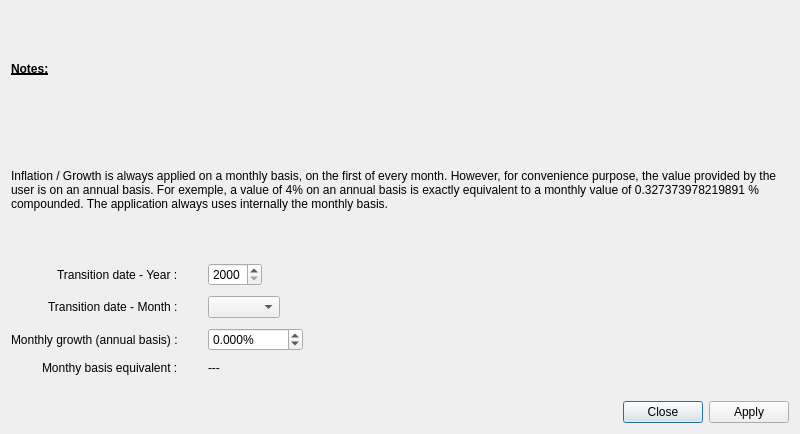
<?xml version="1.0" encoding="UTF-8"?>
<ui version="4.0">
 <class>EditGrowthElementDialog</class>
 <widget class="QDialog" name="EditGrowthElementDialog">
  <property name="windowModality">
   <enum>Qt::WindowModality::ApplicationModal</enum>
  </property>
  <property name="geometry">
   <rect>
    <x>0</x>
    <y>0</y>
    <width>800</width>
    <height>434</height>
   </rect>
  </property>
  <property name="windowTitle">
   <string>Dialog</string>
  </property>
  <property name="modal">
   <bool>true</bool>
  </property>
  <layout class="QVBoxLayout" name="verticalLayout_2">
   <item>
    <widget class="QLabel" name="label_4">
     <property name="font">
      <font>
       <bold>true</bold>
       <underline>true</underline>
      </font>
     </property>
     <property name="text">
      <string>Notes:</string>
     </property>
    </widget>
   </item>
   <item>
    <widget class="QLabel" name="notesLabel">
     <property name="text">
      <string>Inflation / Growth is always applied on a monthly basis, on the first of every month. However, for convenience purpose, the value provided by the user is on an annual basis. For exemple, a value of 4% on an annual basis is exactly equivalent to a monthly value of 0.327373978219891 % compounded. The application always uses internally the monthly basis.</string>
     </property>
     <property name="wordWrap">
      <bool>true</bool>
     </property>
    </widget>
   </item>
   <item>
    <spacer name="verticalSpacer_2">
     <property name="orientation">
      <enum>Qt::Orientation::Vertical</enum>
     </property>
     <property name="sizeType">
      <enum>QSizePolicy::Policy::Fixed</enum>
     </property>
     <property name="sizeHint" stdset="0">
      <size>
       <width>20</width>
       <height>10</height>
      </size>
     </property>
    </spacer>
   </item>
   <item>
    <layout class="QVBoxLayout" name="verticalLayout">
     <property name="sizeConstraint">
      <enum>QLayout::SizeConstraint::SetDefaultConstraint</enum>
     </property>
     <item>
      <layout class="QFormLayout" name="formLayout">
       <property name="labelAlignment">
        <set>Qt::AlignmentFlag::AlignRight|Qt::AlignmentFlag::AlignTrailing|Qt::AlignmentFlag::AlignVCenter</set>
       </property>
       <property name="horizontalSpacing">
        <number>30</number>
       </property>
       <property name="verticalSpacing">
        <number>10</number>
       </property>
       <item row="0" column="0">
        <widget class="QLabel" name="label_3">
         <property name="font">
          <font>
           <bold>false</bold>
          </font>
         </property>
         <property name="text">
          <string>Transition date - Year :</string>
         </property>
        </widget>
       </item>
       <item row="1" column="0">
        <widget class="QLabel" name="label_2">
         <property name="font">
          <font>
           <bold>false</bold>
          </font>
         </property>
         <property name="text">
          <string>Transition date - Month :</string>
         </property>
        </widget>
       </item>
       <item row="2" column="0">
        <widget class="QLabel" name="growthLabel">
         <property name="font">
          <font>
           <bold>false</bold>
          </font>
         </property>
         <property name="text">
          <string>Monthly growth (annual basis) :</string>
         </property>
        </widget>
       </item>
       <item row="3" column="0">
        <widget class="QLabel" name="label">
         <property name="font">
          <font>
           <bold>false</bold>
          </font>
         </property>
         <property name="text">
          <string>Monthy basis equivalent :</string>
         </property>
        </widget>
       </item>
       <item row="0" column="1">
        <layout class="QHBoxLayout" name="horizontalLayout_2">
         <item>
          <widget class="QSpinBox" name="yearSpinBox">
           <property name="sizePolicy">
            <sizepolicy hsizetype="Preferred" vsizetype="Fixed">
             <horstretch>0</horstretch>
             <verstretch>0</verstretch>
            </sizepolicy>
           </property>
           <property name="minimum">
            <number>2000</number>
           </property>
           <property name="maximum">
            <number>2999</number>
           </property>
          </widget>
         </item>
         <item>
          <spacer name="horizontalSpacer_2">
           <property name="orientation">
            <enum>Qt::Orientation::Horizontal</enum>
           </property>
           <property name="sizeHint" stdset="0">
            <size>
             <width>40</width>
             <height>20</height>
            </size>
           </property>
          </spacer>
         </item>
        </layout>
       </item>
       <item row="1" column="1">
        <layout class="QHBoxLayout" name="horizontalLayout_3">
         <item>
          <widget class="QComboBox" name="monthComboBox"/>
         </item>
         <item>
          <spacer name="horizontalSpacer_3">
           <property name="orientation">
            <enum>Qt::Orientation::Horizontal</enum>
           </property>
           <property name="sizeHint" stdset="0">
            <size>
             <width>40</width>
             <height>20</height>
            </size>
           </property>
          </spacer>
         </item>
        </layout>
       </item>
       <item row="2" column="1">
        <layout class="QHBoxLayout" name="horizontalLayout_4">
         <item>
          <widget class="QDoubleSpinBox" name="growthDoubleSpinBox">
           <property name="sizePolicy">
            <sizepolicy hsizetype="Preferred" vsizetype="Fixed">
             <horstretch>0</horstretch>
             <verstretch>0</verstretch>
            </sizepolicy>
           </property>
           <property name="suffix">
            <string>%</string>
           </property>
           <property name="decimals">
            <number>3</number>
           </property>
           <property name="minimum">
            <double>-100.000000000000000</double>
           </property>
           <property name="maximum">
            <double>10000.000000000000000</double>
           </property>
          </widget>
         </item>
         <item>
          <spacer name="horizontalSpacer_4">
           <property name="orientation">
            <enum>Qt::Orientation::Horizontal</enum>
           </property>
           <property name="sizeHint" stdset="0">
            <size>
             <width>40</width>
             <height>20</height>
            </size>
           </property>
          </spacer>
         </item>
        </layout>
       </item>
       <item row="3" column="1">
        <layout class="QHBoxLayout" name="horizontalLayout_5">
         <item>
          <widget class="QLabel" name="monthlyLabel">
           <property name="text">
            <string>---</string>
           </property>
          </widget>
         </item>
        </layout>
       </item>
      </layout>
     </item>
     <item>
      <spacer name="verticalSpacer">
       <property name="orientation">
        <enum>Qt::Orientation::Vertical</enum>
       </property>
       <property name="sizeType">
        <enum>QSizePolicy::Policy::Fixed</enum>
       </property>
       <property name="sizeHint" stdset="0">
        <size>
         <width>20</width>
         <height>20</height>
        </size>
       </property>
      </spacer>
     </item>
     <item>
      <layout class="QHBoxLayout" name="horizontalLayout">
       <item>
        <spacer name="horizontalSpacer">
         <property name="orientation">
          <enum>Qt::Orientation::Horizontal</enum>
         </property>
         <property name="sizeHint" stdset="0">
          <size>
           <width>40</width>
           <height>20</height>
          </size>
         </property>
        </spacer>
       </item>
       <item>
        <widget class="QPushButton" name="closePushButton">
         <property name="text">
          <string>Close</string>
         </property>
        </widget>
       </item>
       <item>
        <widget class="QPushButton" name="applyPushButton">
         <property name="text">
          <string>Apply</string>
         </property>
        </widget>
       </item>
      </layout>
     </item>
    </layout>
   </item>
  </layout>
 </widget>
 <resources/>
 <connections/>
</ui>
